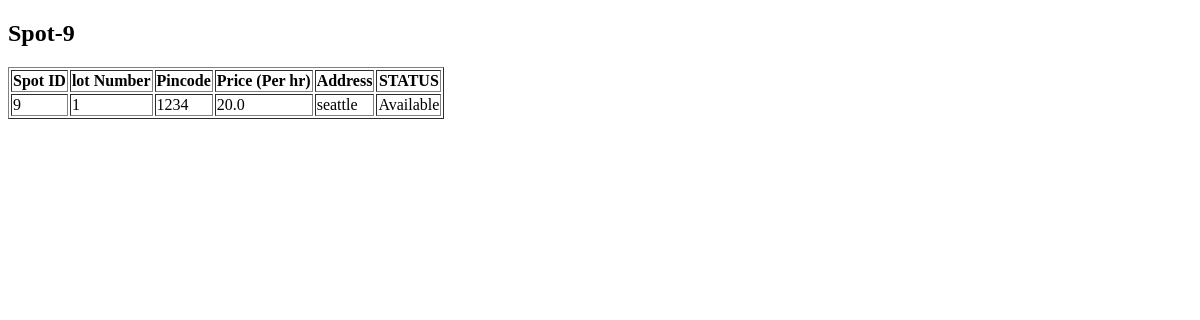
The page /spots/9 on the database as committed earlier.
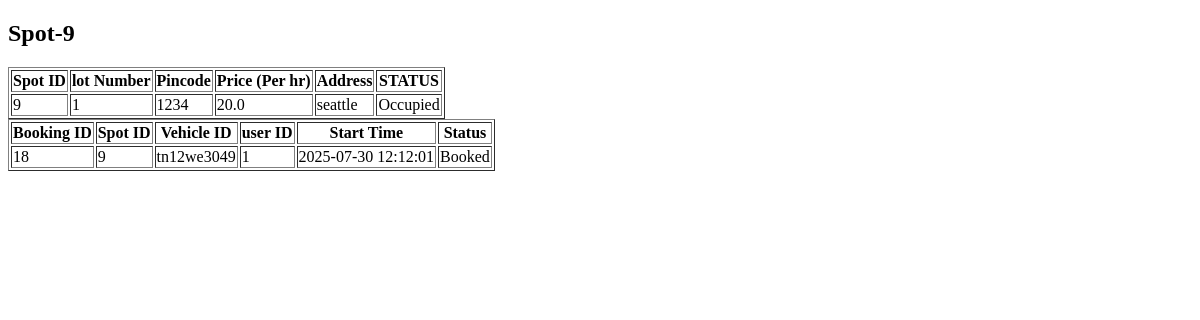
The same page on the database as committed later.
### tables this page shows
CREATE TABLE ParkingSpots (
              spot_id  INTEGER PRIMARY KEY AUTOINCREMENT,
              lot_id   INTEGER NOT NULL,
              status   TEXT    NOT NULL DEFAULT 'Available'
                         CHECK(status IN ('Available','Occupied','OutOfService')),
              FOREIGN KEY(lot_id) REFERENCES ParkingLots(lot_id)
                ON DELETE CASCADE
            );

CREATE TABLE Bookings (
              booking_id  INTEGER PRIMARY KEY AUTOINCREMENT,
              spot_id     INTEGER NOT NULL,
              vehicle_id  INTEGER NOT NULL,
              start_time  DATETIME NOT NULL DEFAULT CURRENT_TIMESTAMP,
              end_time    DATETIME,
              status      TEXT    NOT NULL DEFAULT 'Booked'
                           CHECK(status IN ('Booked','Completed','Cancelled')),
              duration_hours Float Default NULL,
              total_amount Float Default NULL,
              FOREIGN KEY(spot_id)    REFERENCES ParkingSpots(spot_id)
                ON DELETE CASCADE,
              FOREIGN KEY(vehicle_id) REFERENCES Vehicles(vehicle_id)
                ON DELETE CASCADE
            );

CREATE TABLE Vehicles (
              vehicle_id     INTEGER PRIMARY KEY AUTOINCREMENT,
              user_id        INTEGER NOT NULL,
              vehicle_number TEXT    NOT NULL,
              FOREIGN KEY(user_id) REFERENCES Users(user_id)
                ON DELETE CASCADE
            );

### app.py (the view)
@app.route('/spots/<int:spotid>')
def spot_details(spotid):
    with sqlite3.connect(DB) as con:
        cur = con.cursor()
        cur.execute('''
        Select s.spot_id, s.lot_id, l.pin_code, l.price_per_hour, l.address, s.status
         From ParkingSpots as s join ParkingLots as l
         where s.lot_id=l.lot_id and s.spot_id = ?''', (spotid,))
        spot = cur.fetchone()
        booking = ()
        if spot[-1] == 'Occupied':
            cur.execute('''
            Select b.booking_id, b.spot_id, v.vehicle_number, v.user_id, b.start_time, b.status
            From Bookings as b join Vehicles as v
            where b.vehicle_id=v.vehicle_id and b.spot_id=? and b.status = ?''', (spotid, 'Booked'))
            booking = cur.fetchone()
            print(booking)
        return render_template('spotDetails.html', spot=spot, bk=booking)

### templates/spotDetails.html (shortened to what this page needs)
<!DOCTYPE html>
<html lang="en">
<head>
</head>
<body>
<h2>Spot-{{spot[0]}}</h2>
<table border="1">
    <tr>
        <th>Spot ID</th>
        <th>lot Number</th>
        <th>Pincode</th>
        <th>Price (Per hr)</th>
        <th>Address</th>
        <th>STATUS</th>
    </tr>
    <tr>
            <td>{{ spot[0] }}</td>
            <td>{{ spot[1] }}</td>
            <td>{{ spot[2] }}</td>
            <td>{{ spot[3] }}</td>
            <td>{{ spot[4] }}</td>
            <td>{{ spot[5] }}</td>
    </tr>
</table>
  {% if spot[5] == 'Occupied' %}
<table border="1">
    <tr>
        <th>Booking ID</th>
        <th>Spot ID</th>
        <th>Vehicle ID</th>
        <th>user ID</th>
        <th>Start Time</th>
        <th>Status</th>
    </tr>
    <tr>
            <td>{{ bk[0] }}</td>
            <td>{{ bk[1] }}</td>
            <td>{{ bk[2] }}</td>
            <td>{{ bk[3] }}</td>
            <td>{{ bk[4] }}</td>
            <td>{{ bk[5] }}</td>
    </tr>
</table>
            {% endif %}
</body>
</html>

Rows that differ between the two databases and show on the page:
changed ParkingSpots id 9: status "Available" → "Occupied"
added Bookings: booking_id "18", spot "9", start_time "2025-07-30 12:12:01", status "Booked"
added Vehicles: vehicle_number "tn12we3049", user "1"
Other text that changed with them:
text now shown: "Booking ID Spot ID Vehicle ID user ID Start Time Status"
